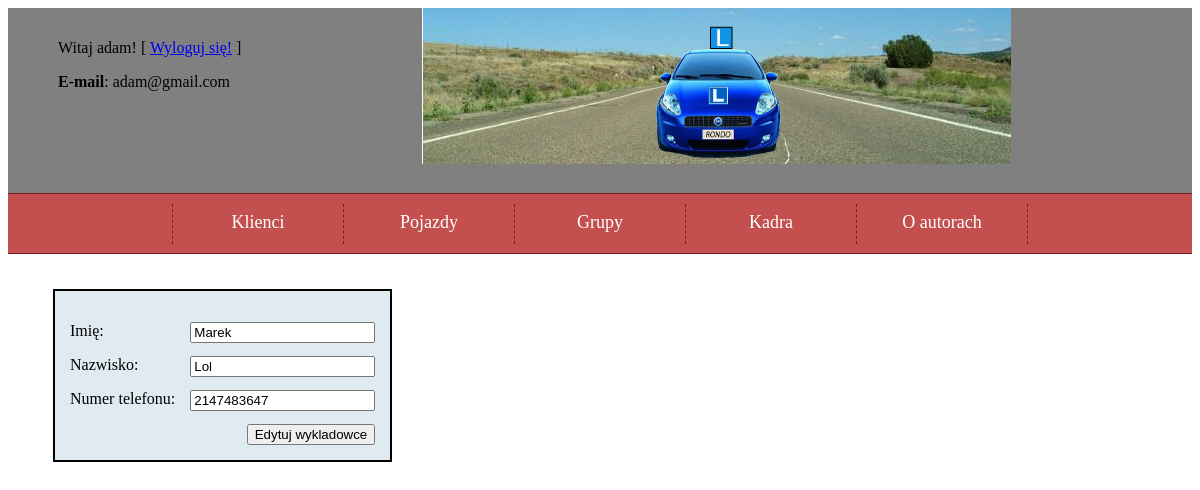
Page /edytuj_wykladowcy.php?id=1 (signed in) on the committed database.
### tables this page shows
CREATE TABLE IF NOT EXISTS `wykladowcy` (
`idWykladowcy` int(11) NOT NULL,
  `imie` varchar(45) DEFAULT NULL COMMENT '		',
  `nazwisko` varchar(45) DEFAULT NULL,
  `nr_telefonu` int(11) DEFAULT NULL
);

### edytuj_wykladowcy.php (the view, shortened to what this page needs)
<!DOCTYPE html>
<html lang="pl">
<head>
<link href="styl.css" rel="stylesheet"/>
</head>
<body>
<header>
<div id="logowanie">
<?php
if ((isset($_SESSION['zalogowany'])) && ($_SESSION['zalogowany']==true))
{
	echo "<p>Witaj ".$_SESSION['user'].'! [ <a href="logout.php">Wyloguj się!</a> ]</p>';
	echo "<p><b>E-mail</b>: ".$_SESSION['email'];
}
?>
</div>
<img src="img/logo.jpg" alt="logo"/>
</header>
<main role="main">
<nav>
<ol>
<li><a href="?page=klienci">Klienci</a>
</li>
<li><a href="?page=pojazdy">Pojazdy</a>
</li>
<li><a href="?page=grupy">Grupy</a>
</li>
<li><a href="#">Kadra</a>
</li>
<li><a href="#">O autorach</a></li>
</ol>
</nav>
<section>
<article>
<?php
include('connect.php');
$polaczenie = new mysqli($host, $db_user, $db_password, $db_name);
$polaczenie->query("SET CHARSET utf8");
$polaczenie->query ("SET NAMES `utf8` COLLATE `utf8_polish_ci`");
if(isset($_GET['id']))
{
	$id=$_GET['id'];
	$q="select * from wykladowcy where idWykladowcy='$id'";
	$zapytanie=mysqli_query($polaczenie, $q) or die(mysqli_error());
	$query2= mysqli_fetch_array($zapytanie);
	?>
		<form action="<?php $_PHP_SELF ?>" method="post">
		<p>
		<label for="firstName">Imię:</label>
		<input type="text" name="firstname" id="firstName"
		value="<?php echo $query2['1']; ?>" />
		</p>
		<p>
		<label for="lastName">Nazwisko:</label>
		<input type="text" name="lastname" id="lastName"
		value="<?php echo $query2['2']; ?>" />
		</p>
		<p>
		<label for="nr_telefonu">Numer telefonu:</label>
		<input type="text" name="tel" id="nr_telefonu"
		value="<?php echo $query2['3']; ?>" />
		</p>
		<input type="submit" name="submit" value="Edytuj wykladowce">
		</form>
		<?php
}
?>
</article>
</section>
</main>
</body>
</html>

### styl.css (style rules this page uses)
form { max-width: 600px; background-color: #DFEBF1; margin: 20px; border: 2px solid black; float: left; padding: 15px; }
input { float: right; margin-left:15px; }
#logowanie { float:left; margin-left:50px; margin-top:15px; }
body>header { background-color: grey; height:185px; }
header >img { display: block; margin:auto; }
nav { width: 100%; padding: 10px 0; background-color: #c34f4f; text-align: center; border-top: 1px solid #751b1b; border-bottom: 1px solid #751b1b; }
ol { padding: 0; margin: 0; list-style-type: none; font-size: 18px; height: 35px; line-height: 200%; display: inline-block; }
ol a { color: #ffffff; text-decoration: none; display: block; }
ol > li { float: left; width: 170px; height: 40px; border-right: 1px dashed #751b1b; }
ol > li:first-child { border-left: 1px dashed #751b1b; }
article { padding: 15px 25px; }

### rows in the picture
wykladowcy: firstname "Marek", lastname "Lol", tel "2147483647"

### other values in the picture
$_SESSION['user'] "adam"
$_SESSION['email'] "adam@gmail.com"
